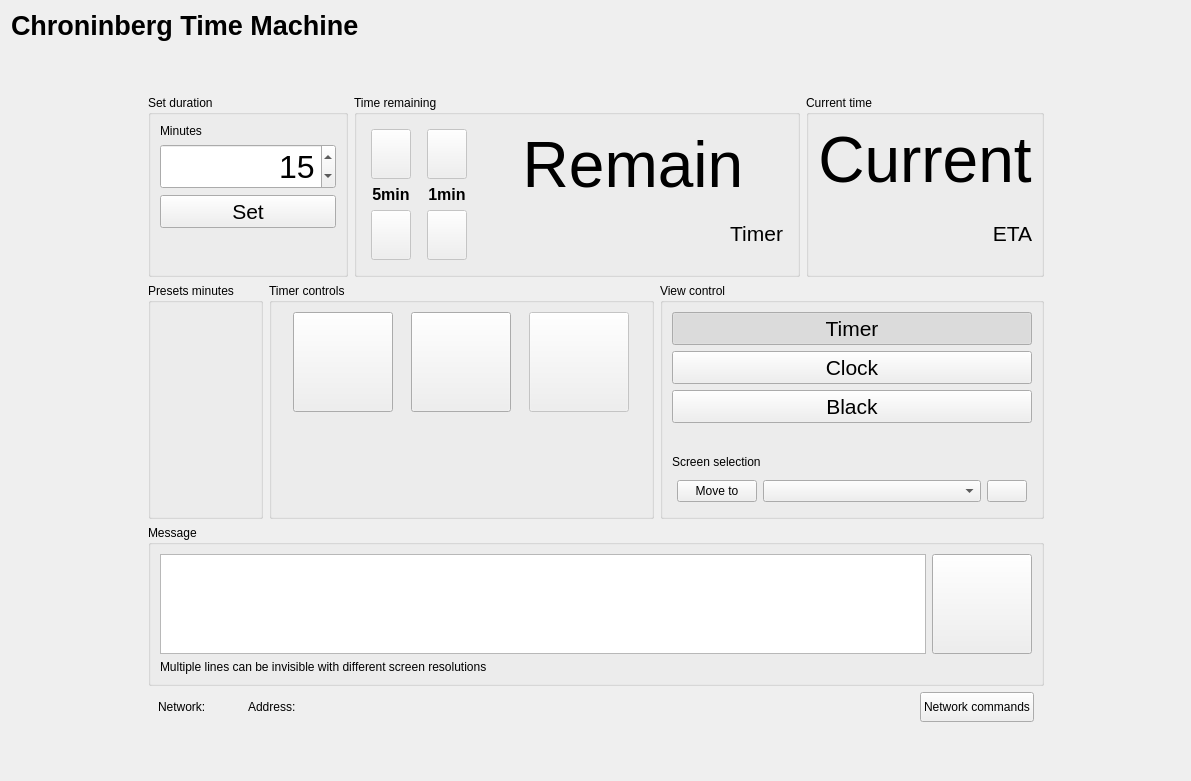
<?xml version="1.0" encoding="UTF-8"?>
<ui version="4.0">
 <class>MainWindow</class>
 <widget class="QWidget" name="MainWindow">
  <property name="geometry">
   <rect>
    <x>0</x>
    <y>0</y>
    <width>1191</width>
    <height>781</height>
   </rect>
  </property>
  <property name="windowTitle">
   <string>Chroninberg</string>
  </property>
  <layout class="QVBoxLayout" name="verticalLayout_7">
   <item>
    <widget class="QLabel" name="WindowTitle">
     <property name="minimumSize">
      <size>
       <width>0</width>
       <height>30</height>
      </size>
     </property>
     <property name="maximumSize">
      <size>
       <width>16777215</width>
       <height>30</height>
      </size>
     </property>
     <property name="font">
      <font>
       <pointsize>20</pointsize>
       <bold>true</bold>
      </font>
     </property>
     <property name="text">
      <string>Chroninberg Time Machine</string>
     </property>
     <property name="alignment">
      <set>Qt::AlignBottom|Qt::AlignLeading|Qt::AlignLeft</set>
     </property>
    </widget>
   </item>
   <item>
    <layout class="QGridLayout" name="gridLayout">
     <property name="leftMargin">
      <number>5</number>
     </property>
     <property name="topMargin">
      <number>5</number>
     </property>
     <property name="rightMargin">
      <number>5</number>
     </property>
     <property name="bottomMargin">
      <number>5</number>
     </property>
     <item row="3" column="1">
      <spacer name="verticalSpacer">
       <property name="orientation">
        <enum>Qt::Vertical</enum>
       </property>
       <property name="sizeHint" stdset="0">
        <size>
         <width>20</width>
         <height>40</height>
        </size>
       </property>
      </spacer>
     </item>
     <item row="1" column="2">
      <spacer name="horizontalSpacer_3">
       <property name="orientation">
        <enum>Qt::Horizontal</enum>
       </property>
       <property name="sizeHint" stdset="0">
        <size>
         <width>40</width>
         <height>20</height>
        </size>
       </property>
      </spacer>
     </item>
     <item row="0" column="1">
      <spacer name="verticalSpacer_6">
       <property name="orientation">
        <enum>Qt::Vertical</enum>
       </property>
       <property name="sizeHint" stdset="0">
        <size>
         <width>20</width>
         <height>40</height>
        </size>
       </property>
      </spacer>
     </item>
     <item row="1" column="0">
      <spacer name="horizontalSpacer_4">
       <property name="orientation">
        <enum>Qt::Horizontal</enum>
       </property>
       <property name="sizeHint" stdset="0">
        <size>
         <width>40</width>
         <height>20</height>
        </size>
       </property>
      </spacer>
     </item>
     <item row="1" column="1">
      <widget class="QWidget" name="widget" native="true">
       <layout class="QVBoxLayout" name="verticalLayout">
        <item>
         <layout class="QHBoxLayout" name="horizontalLayout_4" stretch="0,0,1">
          <property name="leftMargin">
           <number>0</number>
          </property>
          <property name="topMargin">
           <number>0</number>
          </property>
          <property name="rightMargin">
           <number>0</number>
          </property>
          <property name="bottomMargin">
           <number>0</number>
          </property>
          <item>
           <widget class="QGroupBox" name="grp_time_timer">
            <property name="minimumSize">
             <size>
              <width>200</width>
              <height>0</height>
             </size>
            </property>
            <property name="title">
             <string>Set duration</string>
            </property>
            <layout class="QVBoxLayout" name="verticalLayout_3">
             <item>
              <widget class="QLabel" name="label">
               <property name="text">
                <string>Minutes</string>
               </property>
              </widget>
             </item>
             <item>
              <widget class="QSpinBox" name="minutes">
               <property name="font">
                <font>
                 <pointsize>24</pointsize>
                </font>
               </property>
               <property name="alignment">
                <set>Qt::AlignRight|Qt::AlignTrailing|Qt::AlignVCenter</set>
               </property>
               <property name="buttonSymbols">
                <enum>QAbstractSpinBox::UpDownArrows</enum>
               </property>
               <property name="value">
                <number>15</number>
               </property>
              </widget>
             </item>
             <item>
              <widget class="QPushButton" name="btn_set">
               <property name="font">
                <font>
                 <pointsize>16</pointsize>
                </font>
               </property>
               <property name="text">
                <string>Set</string>
               </property>
              </widget>
             </item>
             <item>
              <spacer name="verticalSpacer_4">
               <property name="orientation">
                <enum>Qt::Vertical</enum>
               </property>
               <property name="sizeHint" stdset="0">
                <size>
                 <width>20</width>
                 <height>40</height>
                </size>
               </property>
              </spacer>
             </item>
            </layout>
           </widget>
          </item>
          <item>
           <widget class="QGroupBox" name="grp_time_remain">
            <property name="title">
             <string>Time remaining</string>
            </property>
            <layout class="QHBoxLayout" name="horizontalLayout_10" stretch="0,0,1">
             <item>
              <layout class="QVBoxLayout" name="verticalLayout_8">
               <property name="leftMargin">
                <number>5</number>
               </property>
               <property name="topMargin">
                <number>5</number>
               </property>
               <property name="rightMargin">
                <number>5</number>
               </property>
               <property name="bottomMargin">
                <number>5</number>
               </property>
               <item>
                <widget class="QPushButton" name="btn_increase_5min">
                 <property name="enabled">
                  <bool>false</bool>
                 </property>
                 <property name="minimumSize">
                  <size>
                   <width>30</width>
                   <height>50</height>
                  </size>
                 </property>
                 <property name="text">
                  <string/>
                 </property>
                 <property name="icon">
                  <iconset>
                   <normaloff>:/app_icons/icons/chevrons-up.svg</normaloff>:/app_icons/icons/chevrons-up.svg</iconset>
                 </property>
                 <property name="iconSize">
                  <size>
                   <width>30</width>
                   <height>30</height>
                  </size>
                 </property>
                </widget>
               </item>
               <item>
                <widget class="QLabel" name="label_2">
                 <property name="font">
                  <font>
                   <pointsize>12</pointsize>
                   <bold>true</bold>
                  </font>
                 </property>
                 <property name="text">
                  <string>5min</string>
                 </property>
                 <property name="alignment">
                  <set>Qt::AlignCenter</set>
                 </property>
                </widget>
               </item>
               <item>
                <widget class="QPushButton" name="btn_decrease_5min">
                 <property name="enabled">
                  <bool>false</bool>
                 </property>
                 <property name="minimumSize">
                  <size>
                   <width>30</width>
                   <height>50</height>
                  </size>
                 </property>
                 <property name="text">
                  <string/>
                 </property>
                 <property name="icon">
                  <iconset>
                   <normaloff>:/app_icons/icons/chevrons-down.svg</normaloff>:/app_icons/icons/chevrons-down.svg</iconset>
                 </property>
                 <property name="iconSize">
                  <size>
                   <width>30</width>
                   <height>30</height>
                  </size>
                 </property>
                </widget>
               </item>
              </layout>
             </item>
             <item>
              <layout class="QVBoxLayout" name="verticalLayout_9">
               <property name="leftMargin">
                <number>5</number>
               </property>
               <property name="topMargin">
                <number>5</number>
               </property>
               <property name="rightMargin">
                <number>5</number>
               </property>
               <property name="bottomMargin">
                <number>5</number>
               </property>
               <item>
                <widget class="QPushButton" name="btn_increase_1min">
                 <property name="enabled">
                  <bool>false</bool>
                 </property>
                 <property name="minimumSize">
                  <size>
                   <width>30</width>
                   <height>50</height>
                  </size>
                 </property>
                 <property name="text">
                  <string/>
                 </property>
                 <property name="icon">
                  <iconset>
                   <normaloff>:/app_icons/icons/chevron-up.svg</normaloff>:/app_icons/icons/chevron-up.svg</iconset>
                 </property>
                 <property name="iconSize">
                  <size>
                   <width>30</width>
                   <height>30</height>
                  </size>
                 </property>
                </widget>
               </item>
               <item>
                <widget class="QLabel" name="label_3">
                 <property name="font">
                  <font>
                   <pointsize>12</pointsize>
                   <bold>true</bold>
                  </font>
                 </property>
                 <property name="text">
                  <string>1min</string>
                 </property>
                 <property name="alignment">
                  <set>Qt::AlignCenter</set>
                 </property>
                </widget>
               </item>
               <item>
                <widget class="QPushButton" name="btn_decrease_1min">
                 <property name="enabled">
                  <bool>false</bool>
                 </property>
                 <property name="minimumSize">
                  <size>
                   <width>30</width>
                   <height>50</height>
                  </size>
                 </property>
                 <property name="text">
                  <string/>
                 </property>
                 <property name="icon">
                  <iconset>
                   <normaloff>:/app_icons/icons/chevron-down.svg</normaloff>:/app_icons/icons/chevron-down.svg</iconset>
                 </property>
                 <property name="iconSize">
                  <size>
                   <width>30</width>
                   <height>30</height>
                  </size>
                 </property>
                </widget>
               </item>
              </layout>
             </item>
             <item>
              <layout class="QVBoxLayout" name="verticalLayout_4">
               <property name="leftMargin">
                <number>5</number>
               </property>
               <property name="topMargin">
                <number>5</number>
               </property>
               <property name="rightMargin">
                <number>5</number>
               </property>
               <property name="bottomMargin">
                <number>5</number>
               </property>
               <item>
                <widget class="QLabel" name="lbl_time_remain">
                 <property name="minimumSize">
                  <size>
                   <width>300</width>
                   <height>0</height>
                  </size>
                 </property>
                 <property name="font">
                  <font>
                   <family>Tahoma</family>
                   <pointsize>48</pointsize>
                  </font>
                 </property>
                 <property name="text">
                  <string>Remain</string>
                 </property>
                 <property name="alignment">
                  <set>Qt::AlignCenter</set>
                 </property>
                </widget>
               </item>
               <item>
                <widget class="QLabel" name="lbl_timer_set">
                 <property name="font">
                  <font>
                   <pointsize>16</pointsize>
                  </font>
                 </property>
                 <property name="text">
                  <string>Timer</string>
                 </property>
                 <property name="alignment">
                  <set>Qt::AlignRight|Qt::AlignTrailing|Qt::AlignVCenter</set>
                 </property>
                </widget>
               </item>
              </layout>
             </item>
            </layout>
           </widget>
          </item>
          <item>
           <widget class="QGroupBox" name="grp_time_current">
            <property name="title">
             <string>Current time</string>
            </property>
            <layout class="QVBoxLayout" name="verticalLayout_5">
             <item>
              <widget class="QLabel" name="lbl_current_time">
               <property name="font">
                <font>
                 <family>Tahoma</family>
                 <pointsize>48</pointsize>
                </font>
               </property>
               <property name="text">
                <string>Current</string>
               </property>
               <property name="alignment">
                <set>Qt::AlignCenter</set>
               </property>
              </widget>
             </item>
             <item>
              <widget class="QLabel" name="lbl_eta">
               <property name="font">
                <font>
                 <pointsize>16</pointsize>
                </font>
               </property>
               <property name="text">
                <string>ETA</string>
               </property>
               <property name="alignment">
                <set>Qt::AlignRight|Qt::AlignTrailing|Qt::AlignVCenter</set>
               </property>
              </widget>
             </item>
            </layout>
           </widget>
          </item>
         </layout>
        </item>
        <item>
         <layout class="QHBoxLayout" name="horizontalLayout" stretch="0,1,1">
          <property name="leftMargin">
           <number>0</number>
          </property>
          <property name="topMargin">
           <number>0</number>
          </property>
          <property name="rightMargin">
           <number>0</number>
          </property>
          <property name="bottomMargin">
           <number>0</number>
          </property>
          <item>
           <widget class="QGroupBox" name="groupBox">
            <property name="title">
             <string>Presets minutes</string>
            </property>
            <layout class="QVBoxLayout" name="layout_presets">
             <property name="leftMargin">
              <number>0</number>
             </property>
             <property name="topMargin">
              <number>0</number>
             </property>
             <property name="rightMargin">
              <number>0</number>
             </property>
             <property name="bottomMargin">
              <number>0</number>
             </property>
            </layout>
           </widget>
          </item>
          <item>
           <widget class="QGroupBox" name="groupBox_5">
            <property name="title">
             <string>Timer controls</string>
            </property>
            <layout class="QVBoxLayout" name="verticalLayout_2" stretch="0,0">
             <item>
              <layout class="QHBoxLayout" name="horizontalLayout_9">
               <item>
                <widget class="QPushButton" name="btn_start_timer">
                 <property name="minimumSize">
                  <size>
                   <width>100</width>
                   <height>100</height>
                  </size>
                 </property>
                 <property name="maximumSize">
                  <size>
                   <width>100</width>
                   <height>100</height>
                  </size>
                 </property>
                 <property name="font">
                  <font>
                   <pointsize>26</pointsize>
                  </font>
                 </property>
                 <property name="text">
                  <string/>
                 </property>
                </widget>
               </item>
               <item>
                <widget class="QPushButton" name="btn_reset_timer">
                 <property name="minimumSize">
                  <size>
                   <width>100</width>
                   <height>100</height>
                  </size>
                 </property>
                 <property name="maximumSize">
                  <size>
                   <width>100</width>
                   <height>100</height>
                  </size>
                 </property>
                 <property name="font">
                  <font>
                   <pointsize>26</pointsize>
                  </font>
                 </property>
                 <property name="text">
                  <string/>
                 </property>
                </widget>
               </item>
               <item>
                <widget class="QPushButton" name="btn_pause_timer">
                 <property name="enabled">
                  <bool>false</bool>
                 </property>
                 <property name="minimumSize">
                  <size>
                   <width>100</width>
                   <height>100</height>
                  </size>
                 </property>
                 <property name="maximumSize">
                  <size>
                   <width>100</width>
                   <height>100</height>
                  </size>
                 </property>
                 <property name="font">
                  <font>
                   <pointsize>26</pointsize>
                  </font>
                 </property>
                 <property name="text">
                  <string/>
                 </property>
                </widget>
               </item>
              </layout>
             </item>
             <item>
              <spacer name="verticalSpacer_3">
               <property name="orientation">
                <enum>Qt::Vertical</enum>
               </property>
               <property name="sizeHint" stdset="0">
                <size>
                 <width>20</width>
                 <height>40</height>
                </size>
               </property>
              </spacer>
             </item>
            </layout>
           </widget>
          </item>
          <item>
           <widget class="QGroupBox" name="groupBox_6">
            <property name="minimumSize">
             <size>
              <width>300</width>
              <height>0</height>
             </size>
            </property>
            <property name="title">
             <string>View control</string>
            </property>
            <layout class="QVBoxLayout" name="verticalLayout_6">
             <item>
              <widget class="QPushButton" name="btn_change_view_timer">
               <property name="font">
                <font>
                 <pointsize>16</pointsize>
                </font>
               </property>
               <property name="text">
                <string>Timer</string>
               </property>
               <property name="checkable">
                <bool>true</bool>
               </property>
               <property name="checked">
                <bool>true</bool>
               </property>
               <property name="autoExclusive">
                <bool>true</bool>
               </property>
              </widget>
             </item>
             <item>
              <widget class="QPushButton" name="btn_change_view_clock">
               <property name="font">
                <font>
                 <pointsize>16</pointsize>
                </font>
               </property>
               <property name="text">
                <string>Clock</string>
               </property>
               <property name="checkable">
                <bool>true</bool>
               </property>
               <property name="checked">
                <bool>false</bool>
               </property>
               <property name="autoExclusive">
                <bool>true</bool>
               </property>
              </widget>
             </item>
             <item>
              <widget class="QPushButton" name="btn_change_view_black">
               <property name="font">
                <font>
                 <pointsize>16</pointsize>
                </font>
               </property>
               <property name="text">
                <string>Black</string>
               </property>
               <property name="checkable">
                <bool>true</bool>
               </property>
               <property name="checked">
                <bool>false</bool>
               </property>
               <property name="autoExclusive">
                <bool>true</bool>
               </property>
              </widget>
             </item>
             <item>
              <spacer name="verticalSpacer_5">
               <property name="orientation">
                <enum>Qt::Vertical</enum>
               </property>
               <property name="sizeHint" stdset="0">
                <size>
                 <width>20</width>
                 <height>30</height>
                </size>
               </property>
              </spacer>
             </item>
             <item>
              <widget class="QLabel" name="label_4">
               <property name="text">
                <string>Screen selection</string>
               </property>
              </widget>
             </item>
             <item>
              <layout class="QHBoxLayout" name="horizontalLayout_5" stretch="0,1,0">
               <property name="leftMargin">
                <number>5</number>
               </property>
               <property name="topMargin">
                <number>5</number>
               </property>
               <property name="rightMargin">
                <number>5</number>
               </property>
               <property name="bottomMargin">
                <number>5</number>
               </property>
               <item>
                <widget class="QPushButton" name="btn_move_presenter_view">
                 <property name="text">
                  <string>Move to</string>
                 </property>
                </widget>
               </item>
               <item>
                <widget class="QComboBox" name="select_screen"/>
               </item>
               <item>
                <widget class="QPushButton" name="btn_refresh_screeens">
                 <property name="text">
                  <string/>
                 </property>
                </widget>
               </item>
              </layout>
             </item>
            </layout>
           </widget>
          </item>
         </layout>
        </item>
        <item>
         <widget class="QGroupBox" name="groupBox_2">
          <property name="title">
           <string>Message</string>
          </property>
          <layout class="QVBoxLayout" name="verticalLayout_10">
           <item>
            <layout class="QHBoxLayout" name="horizontalLayout_6">
             <property name="leftMargin">
              <number>0</number>
             </property>
             <property name="topMargin">
              <number>0</number>
             </property>
             <property name="rightMargin">
              <number>0</number>
             </property>
             <property name="bottomMargin">
              <number>0</number>
             </property>
             <item>
              <widget class="QTextEdit" name="txt_message">
               <property name="minimumSize">
                <size>
                 <width>0</width>
                 <height>100</height>
                </size>
               </property>
               <property name="maximumSize">
                <size>
                 <width>16777215</width>
                 <height>100</height>
                </size>
               </property>
              </widget>
             </item>
             <item>
              <widget class="QPushButton" name="btn_message_send">
               <property name="enabled">
                <bool>true</bool>
               </property>
               <property name="minimumSize">
                <size>
                 <width>100</width>
                 <height>100</height>
                </size>
               </property>
               <property name="maximumSize">
                <size>
                 <width>100</width>
                 <height>100</height>
                </size>
               </property>
               <property name="font">
                <font>
                 <pointsize>16</pointsize>
                </font>
               </property>
               <property name="text">
                <string/>
               </property>
               <property name="checkable">
                <bool>true</bool>
               </property>
              </widget>
             </item>
            </layout>
           </item>
           <item>
            <widget class="QLabel" name="lbl_message_hint">
             <property name="text">
              <string>Multiple lines can be invisible with different screen resolutions</string>
             </property>
            </widget>
           </item>
          </layout>
         </widget>
        </item>
        <item>
         <widget class="QWidget" name="widget_2" native="true">
          <property name="minimumSize">
           <size>
            <width>0</width>
            <height>30</height>
           </size>
          </property>
          <property name="maximumSize">
           <size>
            <width>16777215</width>
            <height>30</height>
           </size>
          </property>
          <layout class="QHBoxLayout" name="horizontalLayout_2">
           <property name="leftMargin">
            <number>10</number>
           </property>
           <property name="topMargin">
            <number>0</number>
           </property>
           <property name="rightMargin">
            <number>10</number>
           </property>
           <property name="bottomMargin">
            <number>0</number>
           </property>
           <item>
            <widget class="QLabel" name="lbl_network_status_hint">
             <property name="minimumSize">
              <size>
               <width>0</width>
               <height>25</height>
              </size>
             </property>
             <property name="maximumSize">
              <size>
               <width>16777215</width>
               <height>25</height>
              </size>
             </property>
             <property name="text">
              <string>Network: </string>
             </property>
            </widget>
           </item>
           <item>
            <widget class="QLabel" name="lbl_network_status">
             <property name="font">
              <font>
               <bold>true</bold>
              </font>
             </property>
             <property name="text">
              <string/>
             </property>
            </widget>
           </item>
           <item>
            <spacer name="horizontalSpacer">
             <property name="orientation">
              <enum>Qt::Horizontal</enum>
             </property>
             <property name="sizeType">
              <enum>QSizePolicy::Fixed</enum>
             </property>
             <property name="sizeHint" stdset="0">
              <size>
               <width>20</width>
               <height>20</height>
              </size>
             </property>
            </spacer>
           </item>
           <item>
            <widget class="QLabel" name="lbl_ipaddr_hint">
             <property name="minimumSize">
              <size>
               <width>0</width>
               <height>25</height>
              </size>
             </property>
             <property name="maximumSize">
              <size>
               <width>16777215</width>
               <height>25</height>
              </size>
             </property>
             <property name="text">
              <string>Address: </string>
             </property>
            </widget>
           </item>
           <item>
            <widget class="QLabel" name="lbl_ipaddr">
             <property name="font">
              <font>
               <bold>true</bold>
              </font>
             </property>
             <property name="text">
              <string/>
             </property>
             <property name="textFormat">
              <enum>Qt::AutoText</enum>
             </property>
             <property name="scaledContents">
              <bool>false</bool>
             </property>
            </widget>
           </item>
           <item>
            <spacer name="horizontalSpacer_2">
             <property name="orientation">
              <enum>Qt::Horizontal</enum>
             </property>
             <property name="sizeHint" stdset="0">
              <size>
               <width>40</width>
               <height>20</height>
              </size>
             </property>
            </spacer>
           </item>
           <item>
            <widget class="QPushButton" name="btn_network_help">
             <property name="minimumSize">
              <size>
               <width>30</width>
               <height>30</height>
              </size>
             </property>
             <property name="text">
              <string>Network commands</string>
             </property>
            </widget>
           </item>
          </layout>
         </widget>
        </item>
       </layout>
      </widget>
     </item>
    </layout>
   </item>
  </layout>
 </widget>
 <resources>
  <include location="resource.qrc"/>
 </resources>
 <connections/>
</ui>
